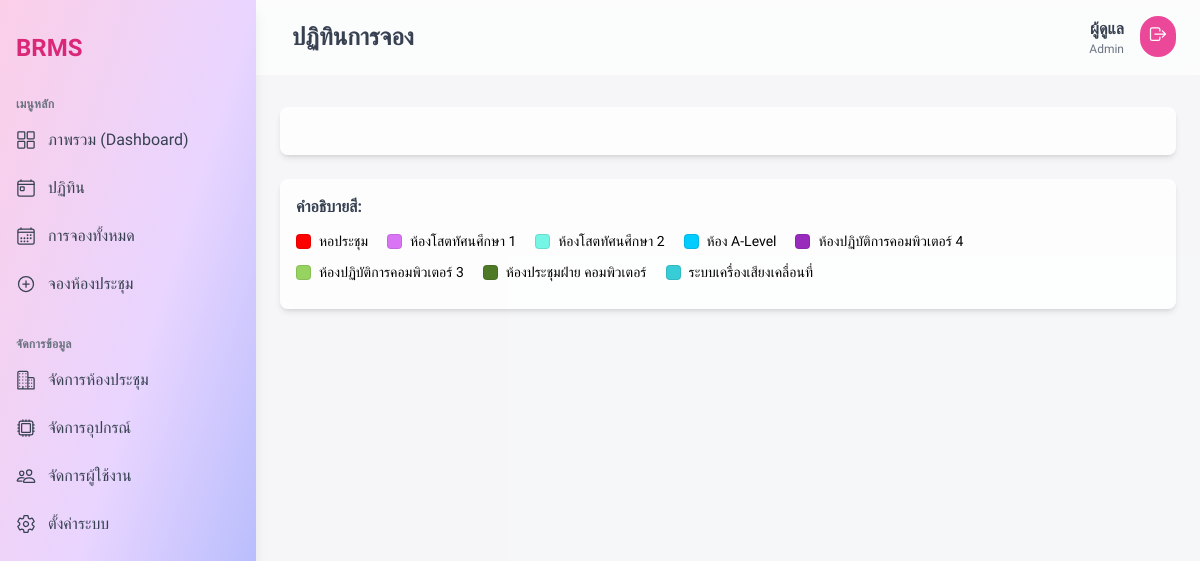
The page /calendarcontroller/index (signed in) on the database its author committed.
### tables this page shows
CREATE TABLE `rooms` (
  `id` int NOT NULL,
  `name` varchar(255) NOT NULL,
  `capacity` int NOT NULL,
  `description` text,
  `created_at` timestamp NOT NULL DEFAULT CURRENT_TIMESTAMP,
  `updated_at` timestamp NOT NULL DEFAULT CURRENT_TIMESTAMP ON UPDATE CURRENT_TIMESTAMP,
  `color` varchar(7) DEFAULT '#000000'
);

### app/controllers/CalendarController.php (called while the page is built, shortened)
<?php
class CalendarController extends Controller {
    public function index(){
        $roomModel = $this->model('Room');
        $rooms = $roomModel->getRooms();
        $data = [
            'title' => 'ปฏิทินการจอง',
            'rooms' => $rooms
        ];
        $this->view('calendar/index', $data);
    }
}

### app/core/App.php (called while the page is built, shortened)
<?php
class App {
    protected $currentMethod = 'index';
    public function __construct(){
        $url = $this->getUrl();
        if(isset($url[0]) && file_exists(APPROOT . '/controllers/' . ucwords($url[0]) . '.php')){
            unset($url[0]);
        }
        $this->currentController = new $this->currentController;
        if(isset($url[1])){
            if(method_exists($this->currentController, $url[1])){
                $this->currentMethod = $url[1];
                unset($url[1]);
            }
        }
        $this->params = $url ? array_values($url) : [];
        call_user_func_array([$this->currentController, $this->currentMethod], $this->params);
    }
    public function getUrl(){
        if(isset($_GET['url'])){
            $url = rtrim($_GET['url'], '/');
            $url = filter_var($url, FILTER_SANITIZE_URL);
            $url = explode('/', $url);
            return $url;
        }
    }
}

### public/index.php (called while the page is built, shortened)
<?php
$init = new App;

### app/core/Database.php (called while the page is built, shortened)
<?php
class Database {
    private $host = DB_HOST;
    private $user = DB_USER;
    private $pass = DB_PASS;
    private $dbname = DB_NAME;
    private $dbh;
    private $stmt;
    public function __construct(){
        $dsn = 'mysql:host=' . $this->host . ';dbname=' . $this->dbname . ';charset=utf8mb4';
        $options = array(
            PDO::ATTR_PERSISTENT => true,
            PDO::ATTR_ERRMODE => PDO::ERRMODE_EXCEPTION,
            PDO::ATTR_DEFAULT_FETCH_MODE => PDO::FETCH_OBJ
        );
        try{
            $this->dbh = new PDO($dsn, $this->user, $this->pass, $options);
        } catch(PDOException $e){
            $this->error = $e->getMessage();
            echo $this->error;
        }
    }
    public function query($sql){
        $this->stmt = $this->dbh->prepare($sql);
    }
    public function execute(){
        return $this->stmt->execute();
    }
    public function resultSet(){
        $this->execute();
        return $this->stmt->fetchAll();
    }
}

### app/models/Room.php (called while the page is built, shortened)
<?php
class Room {
    private $db;
    public function __construct(){
        $this->db = new Database;
    }
    public function getRooms(){
        $this->db->query('SELECT * FROM rooms ORDER BY id ASC');
        return $this->db->resultSet();
    }
}

### app/views/calendar/index.php (the view, shortened to what this page needs)
<?php require APPROOT . '/views/templates/layout_admin/header.php'; ?>
<div class="bg-white/80 backdrop-blur-sm rounded-lg shadow-md p-6">
</div>
<div class="bg-white/80 backdrop-blur-sm rounded-lg shadow-md p-4 mt-6">
    <h4 class="text-gray-700 font-semibold mb-3">คำอธิบายสี:</h4>
    <div>
        <?php foreach ($data['rooms'] as $room): ?>
            <div class="legend-item">
                <div class="legend-color-box" style="background-color:                                                                       <?php echo $room->color; ?>;"></div>
                <span><?php echo htmlspecialchars($room->name); ?></span>
            </div>
        <?php endforeach; ?>
    </div>
</div>
<?php require APPROOT . '/views/templates/layout_admin/footer.php'; ?>

### app/views/templates/layout_admin/header.php (style rules this page uses)
body { font-family: 'Prompt', sans-serif; }

### app/views/calendar/index.php (style rules this page uses)
.legend-item { display: inline-flex; align-items: center; margin-right: 15px; margin-bottom: 10px; font-size: 14px; }
.legend-color-box { width: 15px; height: 15px; margin-right: 8px; border-radius: 4px; border: 1px solid rgba(0,0,0,0.1); }

### rows shown on the page
rooms: name "หอประชุม"
rooms: name "ห้องโสตทัศนศึกษา 1"
rooms: name "ห้องโสตทัศนศึกษา 2"
rooms: name "ห้อง A-Level"
rooms: name "ห้องปฏิบัติการคอมพิวเตอร์ 4"
rooms: name "ห้องปฏิบัติการคอมพิวเตอร์ 3"
rooms: name "ห้องประชุมฝ่าย คอมพิวเตอร์"
rooms: name "ระบบเครื่องเสียงเคลื่อนที่"

### other values the page prints
$data['title'] "ปฏิทินการจอง"
$_SESSION['user_first_name'] "ผู้ดูแล"
$_SESSION['user_role'] "Admin"
